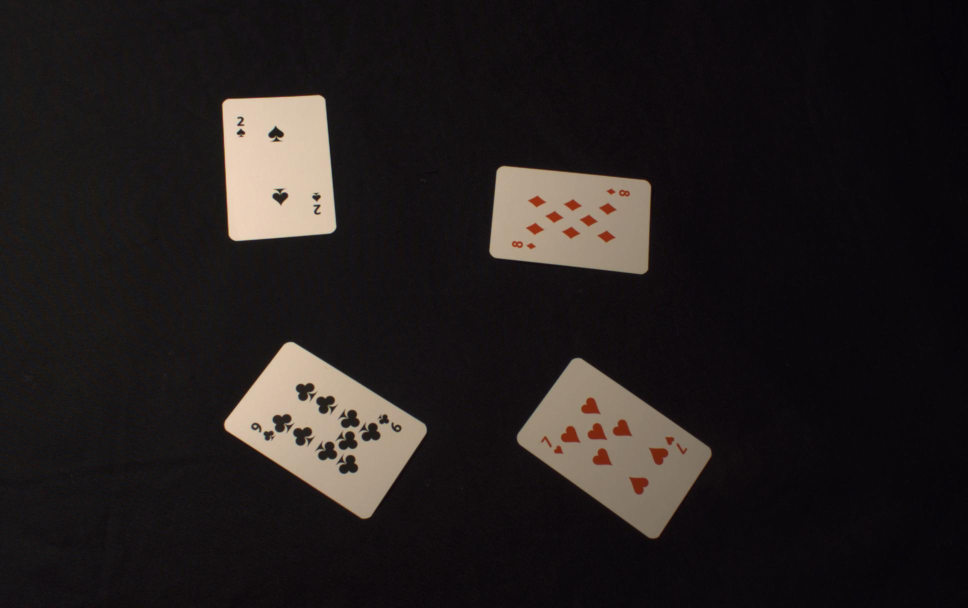
#> input picture gradient.jpg, 1936 x 1216 px (shown at 1/2 size)
$ python -i processing.py   (imports and definitions only)   (older library calls are emulated)
#> lines starting #> are read from the running program, lines starting #| are printed output that depends on the picture; after the words box and inside, x2 and y2 are one past the last pixel; in counts of white or black regions, pixels touching at a corner belong together
#> further down, picture is the input picture: shape (1216, 1936, 3); mean B, G, R 29.2, 29.8, 34.9
import numpy as np
import cv2 as cv
import imutils
import math
from imutils import perspective
from imutils import contours
from matplotlib import pyplot as plt
from scipy.signal import argrelextrema


def midpoint(pta, ptb):
    return (pta[0] + ptb[0]) * 0.5, (pta[1] + ptb[1]) * 0.5


# [14 lines left out: function get_nice_limits, not called in this run]


def find_intersection(line1, line2):

    rho1, theta1 = line1[0]
    rho2, theta2 = line2[0]
    if math.fabs(theta1 - theta2) < 0.1:
        return [0, 0]
    else:
        A = np.array([[np.cos(theta1), np.sin(theta1)],
                      [np.cos(theta2), np.sin(theta2)]])
        b = np.array([[rho1], [rho2]])
        x0, y0 = np.linalg.solve(A, b)
        x0, y0 = int(np.round(x0)), int(np.round(y0))
        return [x0, y0]


image_show_ratio = 3
line_thickness = 2


class Card:
    def __init__(self, image):
        self.img = image
        self.bw = cv.cvtColor(image, cv.COLOR_BGR2GRAY)
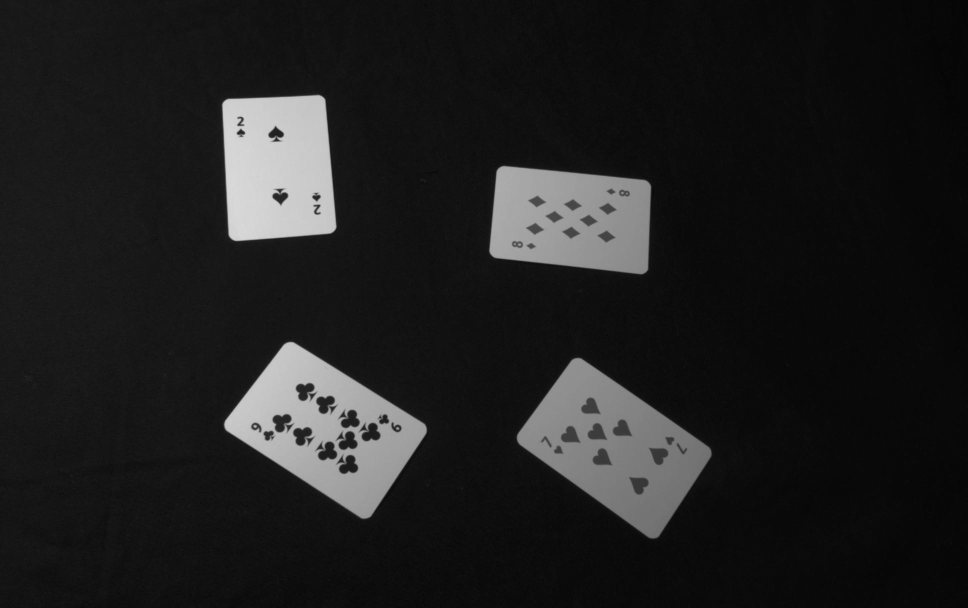
#> self.bw: shape (1216, 1936) (shown at 1/2 size); min 3, max 219, mean 31.3
        self.contours = []
        self.external_contour = []
        self.tilt = 0
        self.is_tilted = False
        self.rank = 0
        self.area = 0
        self.middle = [0, 0]
        self.middles_of_marks = []
        self.corners = []

    def find_corners(self):
        orig = self.img.copy()
        grey = cv.cvtColor(orig, cv.COLOR_BGR2GRAY)
        canny = cv.Canny(grey, 50, 150, apertureSize=3)
        lines = cv.HoughLines(canny, 1, np.pi / 360, 100)
        intersections = []
        for i in lines:
            for j in lines:
                x_found, y_found = find_intersection(i, j)
                is_unique = True
                for [x_int, y_int] in intersections:
                    if math.fabs(x_found - x_int) < 50 and math.fabs(y_found - y_int) < 50:
                        is_unique = False
                if is_unique:
                    if [x_found, y_found] != [0, 0]:
                        intersections.append([x_found, y_found])
                        cv.circle(orig, (x_found, y_found), 5, (0, 0, 255), -1)
        self.corners = intersections

        # imS = cv.resize(orig, (np.int(1936 / image_show_ratio), np.int(1216 / image_show_ratio)))
        # cv.imshow("rysuneczekk", imS)

    def edges_middle_area_tilt(self):

        for c in self.contours:
            if cv.contourArea(c) > 10000:
                # orig = self.img.copy()
                self.area = cv.contourArea(c)
                self.external_contour = c

                box = cv.minAreaRect(c)
                box = cv.boxPoints(box)
                box = np.array(box, dtype="int")
                box = perspective.order_points(box)
                # cv.drawContours(orig, c, -1, (0, 255, 0), 5)

                (tl, tr, br, bl) = box
                self.tilt = math.fabs((tr[0] - tl[0]) / (tr[1] - tl[1]))
                if 5 > self.tilt > 0.5:
                    self.is_tilted = True
                (tltrX, tltrY) = midpoint(tl, tr)
                (blbrX, blbrY) = midpoint(bl, br)
                mX, mY = midpoint((tltrX, tltrY), (blbrX, blbrY))
                self.middle = (np.int(mX), np.int(mY))
                # cv.circle(orig, self.middle, 5, (0, 0, 255), -1)

                # imS = cv.resize(orig, (np.int(1936/image_show_ratio), np.int(1216/image_show_ratio)))
                # cv.imshow("rysuneczek", imS)

    def get_rank(self):
        # orig = self.img.copy()
        for c in self.contours:
            if 450 < cv.contourArea(c) < 10000:
                self.rank += 1
                box = cv.minAreaRect(c)
                box = cv.boxPoints(box)
                box = np.array(box, dtype="int")
                box = perspective.order_points(box)

                (tl, tr, br, bl) = box
                (tltrX, tltrY) = midpoint(tl, tr)
                (blbrX, blbrY) = midpoint(bl, br)
                mX, mY = midpoint((tltrX, tltrY), (blbrX, blbrY))
                center_point = (np.int(mX), np.int(mY))
                #cv.circle(orig, center_point, 5, (255, 0, 0), -1)
                self.middles_of_marks.append(center_point)

        # imS = cv.resize(orig, (np.int(1936/image_show_ratio), np.int(1216/image_show_ratio)))
        # cv.imshow("rysuneczek", imS)

    def processing(self):
        hsv = cv.cvtColor(self.img, cv.COLOR_BGR2HSV)
#> hsv: shape (1216, 1936, 3); mean H, S, V 120.8, 59, 35.3
        hsv_v = hsv[:, :, 2]

        # plt.hist(hsv_v.ravel(), 255, [1, 256])
        # plt.show()

        h = np.histogram(hsv_v.ravel(), bins=range(0, 256))
        hdata = h[0][1:]
#> hdata = 254 values, max 218780 at index 10, min 0 at index 0, mean 9268.4
        peaks_all = argrelextrema(hdata, np.greater, order=10)
#> peaks_all = ([10, 137, 155, 180, 216, 232],)
        peaks = []
        for i in peaks_all[0]:
            if hdata[i] > 2000:
                peaks.append(i)
#> this loop made 6 passes
#> i on passes 1 to 6: 10, 137, 155, 180, 216, 232
#> after the loop, peaks = [10, 137, 155, 180, 216, 232]

        self.bw = cv.inRange(self.bw, np.median(peaks)-35, 255) #150, 255
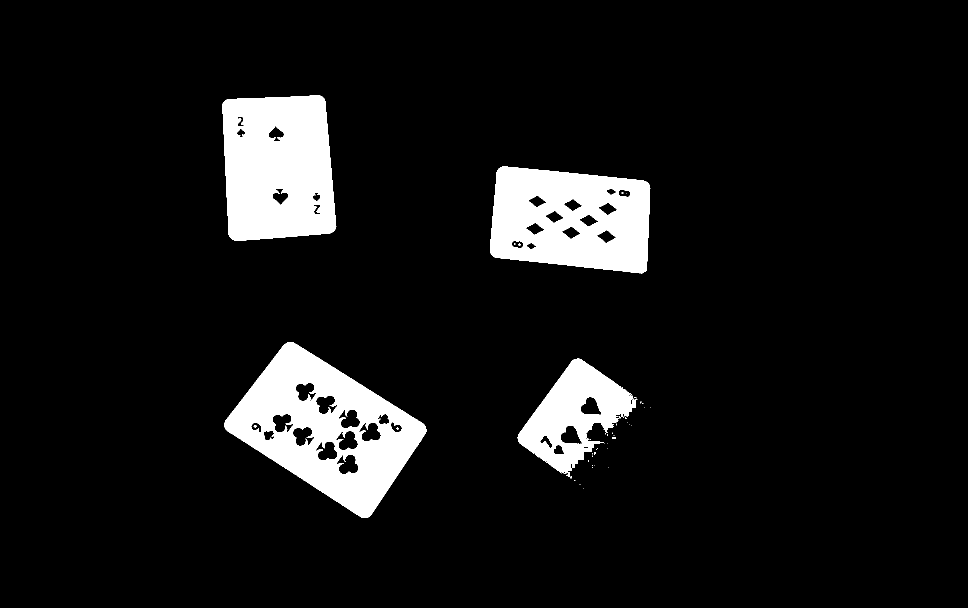
#> self.bw: shape (1216, 1936) (shown at 1/2 size); 8.5% white; 53 white regions (48 under 20 px)

        # imS = cv.resize(self.bw, (np.int(1936 / image_show_ratio), np.int(1216 / image_show_ratio)))
        # cv.imshow("card bw", imS)

        self.contours = cv.findContours(self.bw, cv.RETR_LIST, cv.CHAIN_APPROX_NONE)
#> self.contours = 126 contours, 84 with area under 20; largest, box (x1, y1, x2, y2) and area: (449, 684, 853, 1036) 75258, (445, 190, 673, 482) 58566, (980, 333, 1301, 547) 57014, (1035, 717, 1275, 954) 27450, (671, 908, 718, 949) 1232
        self.contours = imutils.grab_contours(self.contours)
        (self.contours, _) = contours.sort_contours(self.contours)

        self.find_corners()
#> in find_corners, `canny = cv.Canny(grey, 50, 150, apertureSize=3)`:
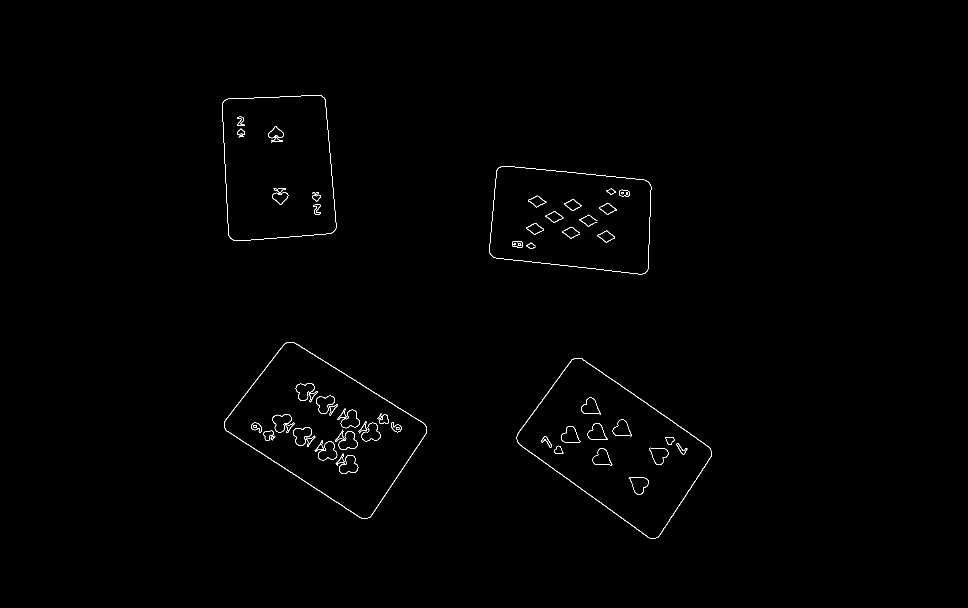
#> canny: shape (1216, 1936) (shown at 1/2 size); 0.45% white in thin lines or dots, all inside (x1, y1, x2, y2) = (444, 190, 1424, 1078)
#> in find_corners, `lines = cv.HoughLines(canny, 1, np.pi / 360, 100)`: lines = 44 rows, first 8: [269, 2.13], [475, 2.15], [-81, 2.18], [121, 2.19], [-68, 2.17], [108, 2.2], [-432, 3.09], [869, 0.654]
#> the loop in find_corners, `for i in lines:` made 44 passes
#> i on passes 3 to 14: [[-81, 2.18]], [[121, 2.19]], [[-68, 2.17]], [[108, 2.2]], [[-432, 3.09]], [[869, 0.654]], [[223, 1.68]], [[-630, 3.05]], [[466, 2.16]], [[400, 1.68]], [[1689, 0.576]], [[1690, 0.585]]
#> after the loop in find_corners, `for i in lines:`:
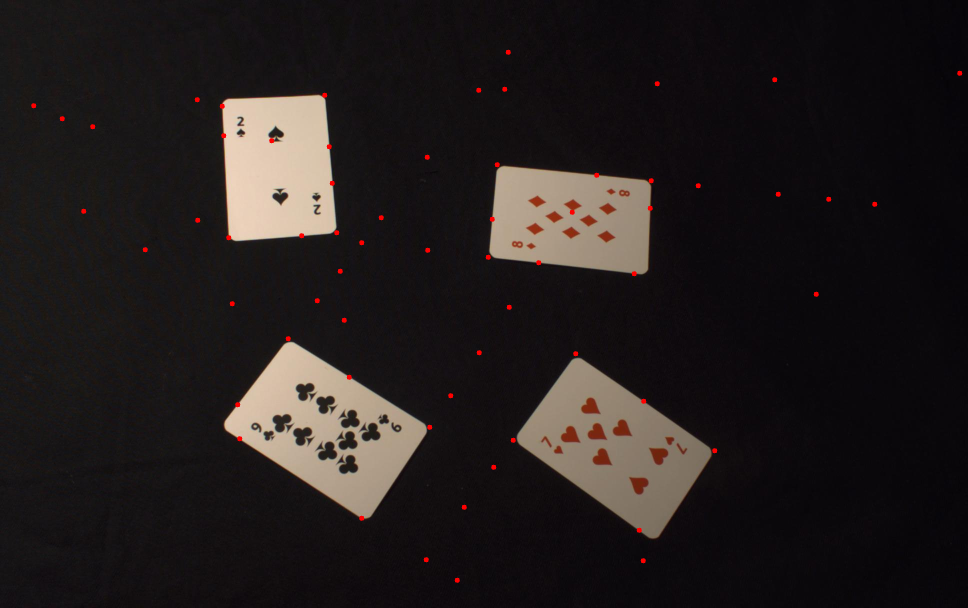
#> orig: shape (1216, 1936, 3) (shown at 1/2 size); 0.22% of pixels changed, all inside (x1, y1, x2, y2) = (62, 99, 1925, 1166)
        self.edges_middle_area_tilt()
#> the loop in edges_middle_area_tilt, `for c in self.contours:` made 126 passes
#> c on passes 33, 35, 36, 37, 39, 41, 44, 52, 53, 54, 55, 57: [[1086, 919], [1087, 918], [1088, 919], [1087, 920]], [[1094, 920], [1095, 919], [1096, 920], [1095, 921]], [[1102, 928], [1103, 927], [1104, 928], [1103, 929]], [[1103, 906], [1104, 905], [1105, 906], [1104, 907]], [[1105, 928], [1106, 927], [1107, 928], [1106, 929]], [[1111, 936], [1112, 935], [1113, 936], [1112, 937]], [[1122, 888], [1123, 887], [1124, 888], [1123, 889]], [[1148, 961], [1149, 961]], [[1150, 855], [1151, 854], [1152, 855], [1151, 856]], [[1151, 960]], [[1158, 968]], [[1160, 968]]
        self.get_rank()
#> the loop in get_rank, `for c in self.contours:` made 126 passes

    # [16 lines left out: functions task_tilt, find_colors_in_2_or_7, draw_rectangle, not called in this run]


class Picture:
    # [51 lines left out: functions __init__, segmentation, extraction, run_processing, run_tasks, not called in this run]

>>> import cv2
>>> picture = cv2.imread('gradient.jpg')
>>> result = Card(picture).processing()

$ run again, on szum.jpg
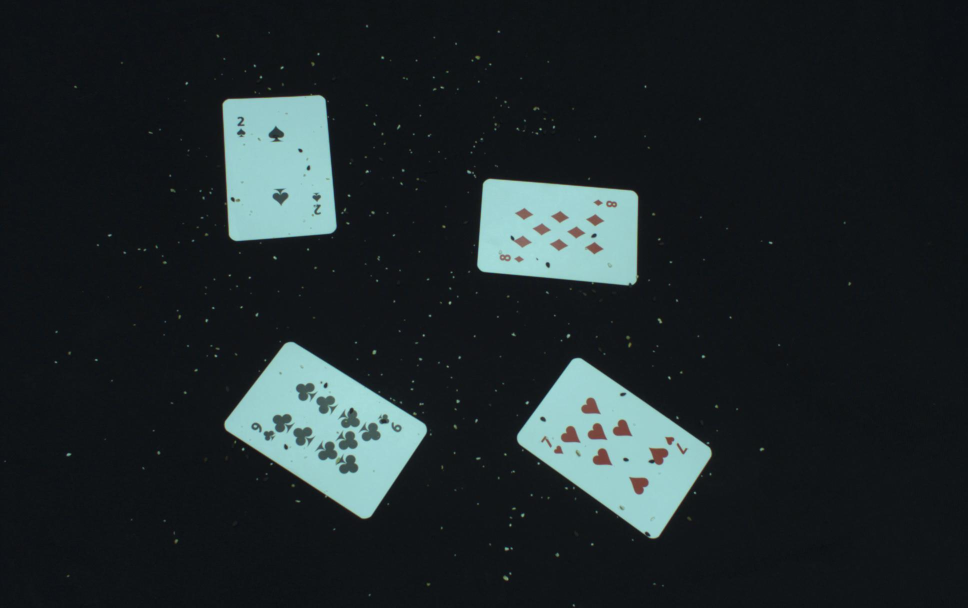
#> input picture szum.jpg, 1936 x 1216 px (shown at 1/2 size)
#> picture is the input picture: shape (1216, 1936, 3); mean B, G, R 42.8, 40.4, 31.6
#> hsv: shape (1216, 1936, 3); mean H, S, V 100.9, 76.3, 43.3
#> hdata = 254 values, max 671909 at index 22, min 0 at index 0, mean 9268.4
#> peaks_all = ([22, 85, 119, 208],)
#> the loop in processing, `for i in peaks_all[0]:` made 4 passes
#> i on passes 1 to 4: 22, 85, 119, 208
#> after the loop in processing, `for i in peaks_all[0]:`: peaks = [22, 208]
#> in processing, `self.bw = cv.inRange(self.bw, np.median(peaks)-35, 255)`:
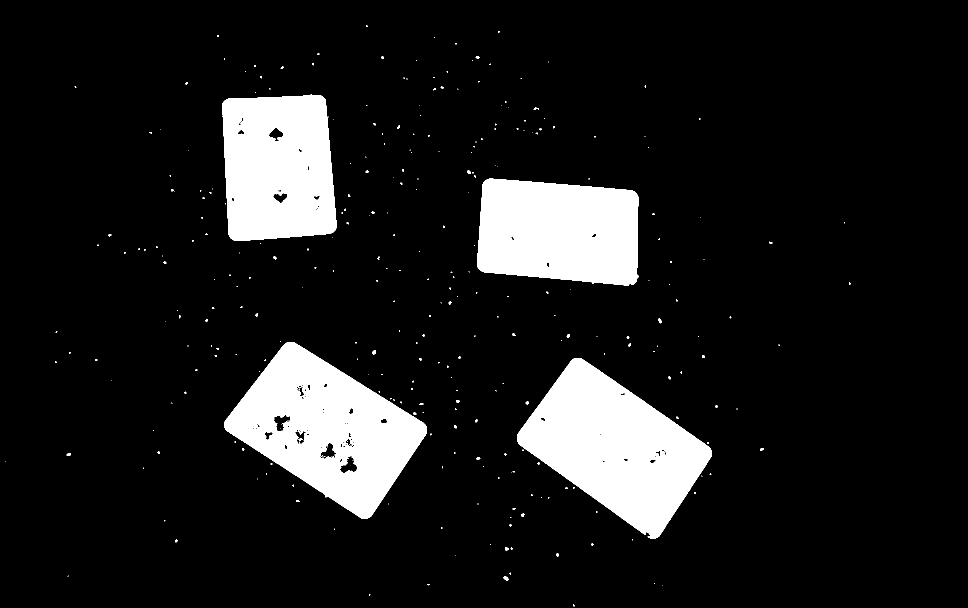
#> self.bw: shape (1216, 1936) (shown at 1/2 size); 11.4% white; 317 white regions (272 under 20 px)
#> self.contours = 500 contours, 446 with area under 20; largest, box (x1, y1, x2, y2) and area: (448, 684, 854, 1038) 76467, (1034, 716, 1424, 1077) 73646, (954, 357, 1277, 571) 59352, (445, 188, 674, 482) 59209, (679, 911, 716, 947) 706
#> canny: shape (1216, 1936); 0.7% white in thin lines or dots, all inside (x1, y1, x2, y2) = (8, 50, 1702, 1213)
#> lines = 47 rows, first 8: [475, 2.15], [269, 2.13], [-81, 2.18], [121, 2.19], [-68, 2.17], [-631, 3.05], [107, 2.2], [279, 1.65]
#> the loop in find_corners, `for i in lines:` made 47 passes
#> after the loop in find_corners, `for i in lines:`:
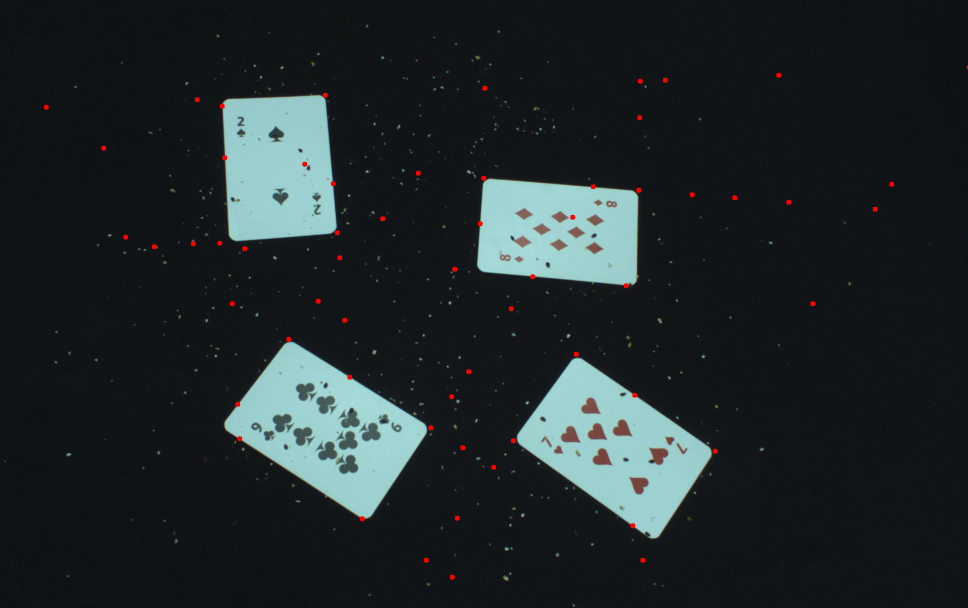
#> orig: shape (1216, 1936, 3) (shown at 1/2 size); 0.2% of pixels changed, all inside (x1, y1, x2, y2) = (87, 130, 1936, 1160)
#> the loop in edges_middle_area_tilt, `for c in self.contours:` made 500 passes
#> c on passes 1, 5, 11: [[10, 922]], [[136, 1151], [135, 1152], [136, 1152]], [[223, 761]]
#> the loop in get_rank, `for c in self.contours:` made 500 passes
